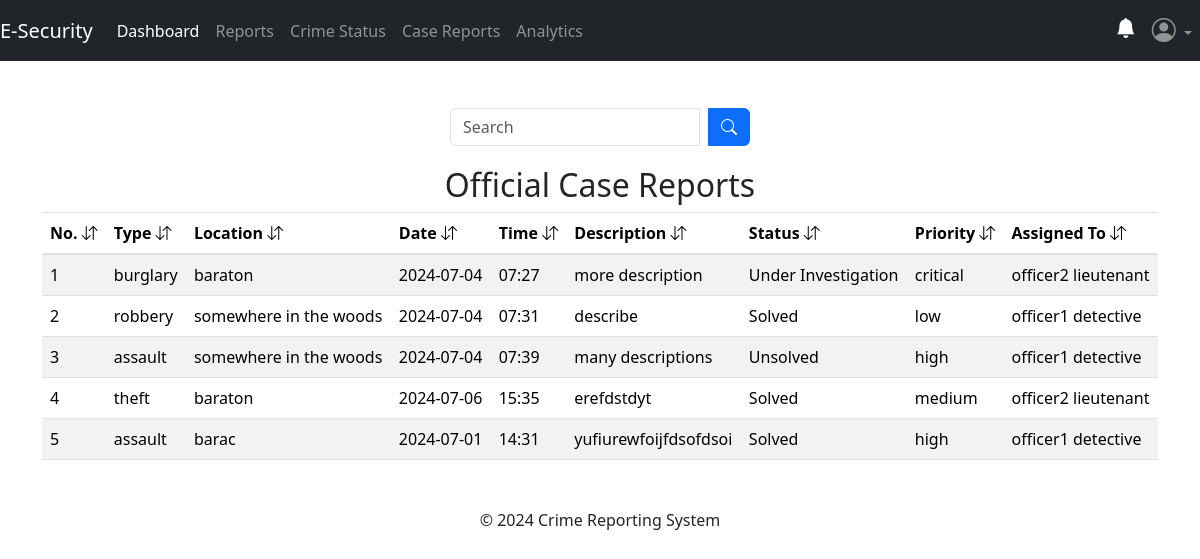
The app's page /admin/case-reports (signed in), older data.
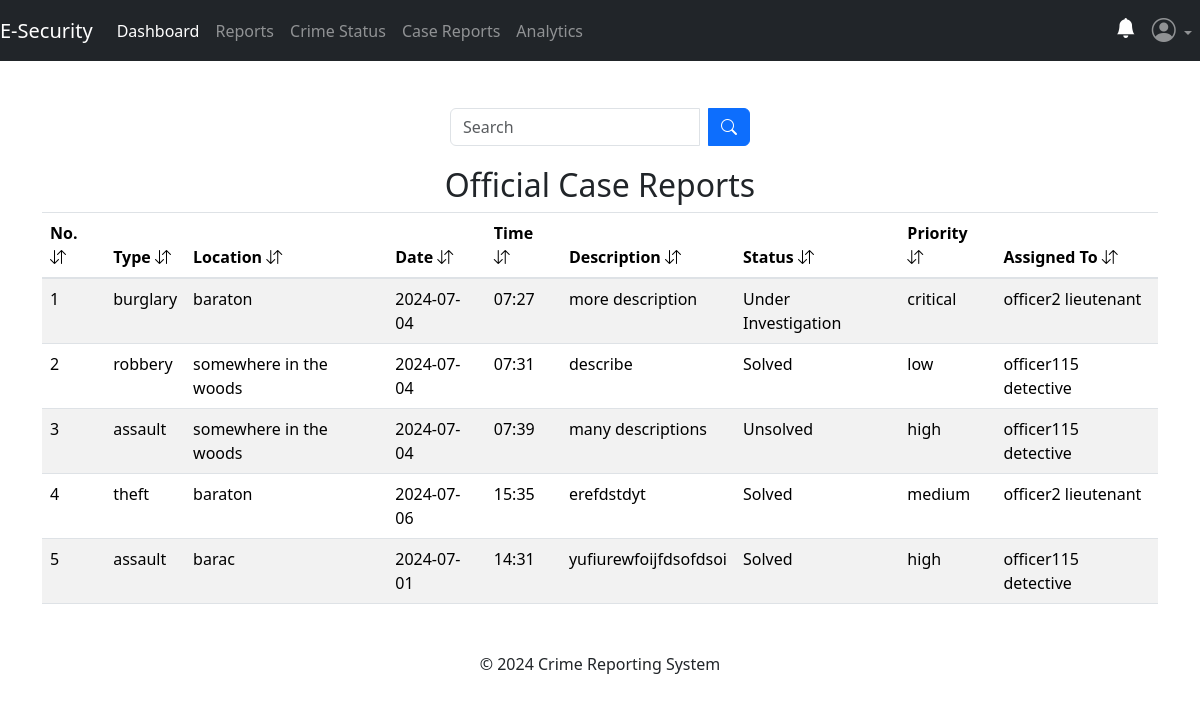
The same page, newer data.
### app/officers/models.py (models this page shows, shortened)
class CaseReport(db.Model, UserMixin):
    report_id = db.Column(db.Integer, primary_key=True)
    crime_type = db.Column(db.String(120), nullable=False)
    location = db.Column(db.String(40), nullable=False)
    date = db.Column(db.String(10), nullable=False)
    time = db.Column(db.String(10), nullable=False)
    description = db.Column(db.Text, nullable=False)
    evidence = db.Column(db.Text, nullable=False)
    urgency = db.Column(db.String(10), nullable=False)
    deadline = db.Column(db.String(20), nullable=True)
    status = db.Column(db.String(50), nullable=True)
    reports = db.Column(db.Text, nullable=True)
    created_at = db.Column(db.DateTime(timezone=True), default=datetime.utcnow)
    assigned_officer_id = db.Column(db.Integer, db.ForeignKey('officers.officer_id'))
    assigned_officer = db.relationship('Officers', back_populates='assignments')

class Officers(db.Model, UserMixin):
    officer_id = db.Column(db.Integer, primary_key=True)
    username = db.Column(db.String(80), unique=True, nullable=False)
    officer_email = db.Column(db.String(120), nullable=False)
    first_name = db.Column(db.String(100), nullable=False)
    last_name = db.Column(db.String(100), nullable=True)
    badge = db.Column(db.String(20), nullable=False)
    rank = db.Column(db.String(10), nullable=False)
    station = db.Column(db.String(20), nullable=False)
    password = db.Column(db.String(128), nullable=False)
    assignments = db.relationship('CaseReport', back_populates='assigned_officer', lazy=True)

### app/admins/routes.py (the view)
@admins.route('/admin/case-reports')
@admin_required
def case_reports():
    search_case_reports = request.args.get('search_case_reports', '')
    try:
        if search_case_reports:
            cases = CaseReport.query.filter(
                CaseReport.location.ilike(f'%{search_case_reports}%') |
                CaseReport.status.ilike(f'%{search_case_reports}%') |
                CaseReport.date.ilike(f'%{search_case_reports}%') |
                CaseReport.time.ilike(f'%{search_case_reports}%') |
                CaseReport.crime_type.ilike(f'%{search_case_reports}%') |
                CaseReport.created_at.ilike(f'%{search_case_reports}%') |
                CaseReport.urgency.ilike(f'%{search_case_reports}%')
            ).all()
        else:
            cases = CaseReport.query.all()
        officers = Officers.query.all()
    except Exception as e:
        current_app.logger.error(f"Database error: {str(e)}")
        flash("An error occurred while retrieving the reports.", "error")
        return redirect(url_for('admins.case_reports'))
    return render_template('admin/case_reports.html', cases=cases, officers=officers)

### app/__init__.py (called while the page is built)
@login_manager.user_loader
def load_user(user_id):
    return models.User.query.get(user_id)

### app/admins/routes.py (called while the page is built)
def admin_required(f):
    @wraps(f)
    def decorated_function(*args, **kwargs):
        if not session.get('admin_id'):
            flash('You need to be logged in as an admin to access the page.', 'danger')
            return redirect(url_for('admins.adminIndex'))
        return f(*args, **kwargs)
    return decorated_function

### app/templates/admin/case_reports.html (shortened to what this page needs)
{% extends 'admin/layout.html' %}
{% block content %}
<div class="container">
    <br>
    <form method="GET" action="{{ url_for('admins.case_reports') }}" class="search-form">
        <div class="input-group search-input">
            <input type="text" name="search_case_reports" class="form-control" placeholder="Search">
            <div class="input-group-append ms-2">
                <button type="submit" class="btn btn-primary">
                    <i class="bi bi-search"></i>
                </button>
            </div>
        </div>
    </form>
{% if cases %}
  <table class="table table-striped table-hover">
    <h2 style="text-align: center;">Official Case Reports</h2>
    <thead>
        <tr>
            <th scope="col">No. <i class="bi bi-arrow-down-up"></i></th>
            <th scope="col">Type <i class="bi bi-arrow-down-up"></i></th>
            <th scope="col">Location <i class="bi bi-arrow-down-up"></i></th>
            <th scope="col">Date <i class="bi bi-arrow-down-up"></i></th>
            <th scope="col">Time <i class="bi bi-arrow-down-up"></i></th>
            <th scope="col">Description <i class="bi bi-arrow-down-up"></i></th>
            <th scope="col">Status <i class="bi bi-arrow-down-up"></i></th>
            <th scope="col">Priority <i class="bi bi-arrow-down-up"></i></th>
            <th scope="col">Assigned To <i class="bi bi-arrow-down-up"></i></th>
        </tr>
    </thead>
    <tbody>
        {% for case in cases %}
            <tr onclick="goToReportDetails('{{ case.report_id }}')" style="cursor: pointer;">
                <td>{{ loop.index }}</td>
                <td>{{case. crime_type}}</td>
                <td>{{ case.location }}</td>
                <td>{{ case.date }}</td>
                <td>{{ case.time }}</td>
                <td>{{ case.description }}</td>
                <td>{{ case.status }}</td>
                <td>{{ case.urgency }}</td>
                <td>{{ case.assigned_officer.first_name }} {{ case.assigned_officer.rank }}</td>
            </tr>
        {% endfor %}
    </tbody>
  </table>
{% endif %}
{% endblock content %}

### app/templates/admin/layout.html (shortened to what this page needs)
<!DOCTYPE html>
<html lang="en">
<head>
  <link rel="stylesheet" href="https://cdn.jsdelivr.net/npm/bootstrap-icons@1.11.3/font/bootstrap-icons.min.css" />
  <link href="https://stackpath.bootstrapcdn.com/bootstrap/4.5.2/css/bootstrap.min.css" rel="stylesheet">
  <link href="https://cdn.jsdelivr.net/npm/bootstrap@5.3.3/dist/css/bootstrap.min.css" rel="stylesheet"
 />
</head>
<body>
  <nav class="navbar navbar-expand-md navbar-dark bg-dark fixed-top">
    <a class="navbar-brand nav-link active" href="{{ url_for('main.home_page') }}">E-Security </a>
    <div class="collapse navbar-collapse" id="navbarSupportedContent">
      {% if session.get('admin_name') %}
      <ul class="navbar-nav">
        <li class="new-item active">
          <a class="nav-link" href="{{ url_for('admins.adminDashboard') }}">Dashboard</a>
        </li>
        <li class="new-item">
          <a class="nav-link" href="{{ url_for('admins.reports') }}">Reports</a>
        </li>
        <li>
          <li><a class="nav-link" href="{{ url_for('admins.crimeStatus') }}">Crime Status</a></li>
        </li>
        <li>
          <li><a class="nav-link" href="{{ url_for('admins.case_reports') }}">Case Reports</a></li>
        </li>
        <li>
          <a class="nav-link" href="{{ url_for('admins.analytics') }}">Analytics</a>
        </li>
      </ul>
      <ul class="navbar-nav ms-auto">
        <li class="nav-item">
          <a class="nav-link" href="{{ url_for('admins.notifications') }}"><i class="bi bi-bell-fill h5"
              style="color: white;"></i></a>
        </li>
        <li class="nav-item dropdown">
          <a class="nav-link dropdown-toggle" href="#" role="button" data-bs-toggle="dropdown" aria-expanded="false">
            <i class="bi bi-person-circle h4"></i>
          </a>
        </li>
      </ul>
      {% endif %}
    </div>
  </nav>
  <br>
  {% block content %} {% endblock content %}
  <footer class="text-center mt-5">
    <p>&copy; 2024 Crime Reporting System</p>
  </footer>
</body>
</html>

### app/templates/admin/layout.html (style rules this page uses)
html, body { height: 100%; width: 100%; padding-top: 30px; background-color: #ffffff; }

### app/templates/admin/case_reports.html (style rules this page uses)
.search-form { display: flex; justify-content: center; margin-bottom: 20px; }
.search-input { width: 300px; }

Row changes from the older to the newer data that the page shows:
changed through a linked row, CaseReport "robbery": assigned_officer.first_name "officer1" → "officer115"
changed through a linked row, CaseReport "many descriptions": assigned_officer.first_name "officer1" → "officer115"
changed through a linked row, CaseReport "barac": assigned_officer.first_name "officer1" → "officer115"
